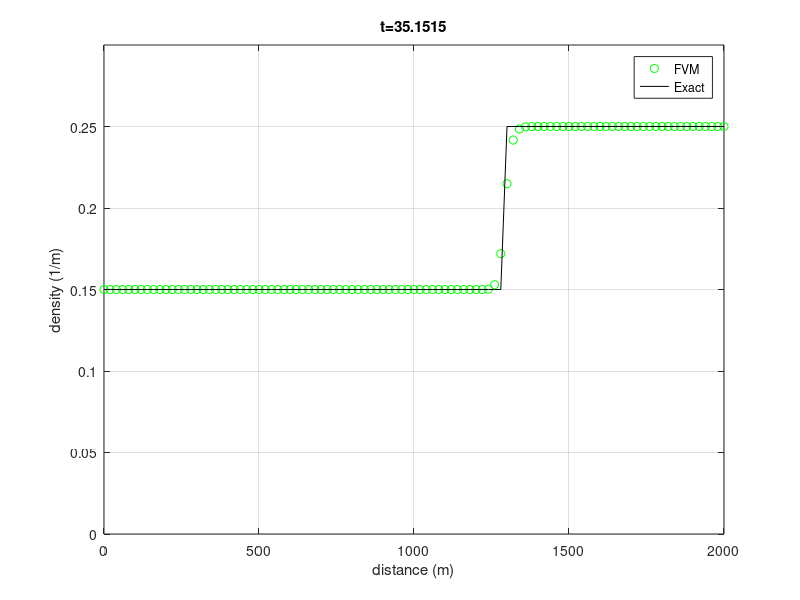

MATLAB code for this plot:
% Script: convect1d.m
clear all;

%set constants
v_max = 33; %m/s
p_max = 0.25; %1/m
p_L = 0.15;
p_R = 0.25;

% Set-up grid
xL = 0;
xR = 2000;
Nx = 100; % number of control volumes
x = linspace(xL,xR,Nx+1);
% Calculate midpoint values of x in each control volume
xmid = 0.5*(x(1:Nx) + x(2:Nx+1));

% Calculate cell size in control volumes (assumed equal)
dx = x(2) - x(1);
% Set shock velocity
a = ((1-p_L/p_max)*v_max*p_L - (1-p_R/p_max)*v_max*p_R)/(p_L-p_R);
% Set final time
tfinal = 35;
% Set timestep
CFL = 0.5;
dt = CFL*dx/v_max;
t=0;

% Set initial condition to Q0 = 0.15 1/m
P = 0.15*ones(size(xmid)); %1/m

%initialize size of exact solution array
P_Exact=zeros(size(P));

% Loop until t > tfinal
while (t < tfinal)
Pbc = [p_L, P, p_R]; % This enforces the bc
% Calculate the flux at each interface
%Pbc_avg = 0.5*(Pbc(1:Nx+1)+Pbc(2:Nx+2));
Q = (1-Pbc/p_max)*v_max.*Pbc;
% Calculate rhs in each cell
R = Q(3:Nx+2) - Q(2:Nx+1);
% Forward Euler step
P = P - (dt/dx)*R;

%calculate exact solution at this time step
    for i=1:length(P_Exact)
        if ((dx*(i-1/2))-2000)/t < a
            P_Exact(i) = p_L;
        else
            P_Exact(i) = p_R;
        end
    end
    
% Increment time
t = t + dt;

% Plot current solution
figure(1)
clf
plot(x,[P, P(Nx)],'go');
hold on;
plot(x,[P_Exact, P_Exact(Nx)],'k-');
axis([xL, xR, 0, 0.3]);
legend('FVM','Exact');
title(['t=',num2str(t)]);
ylabel('density (1/m)');
xlabel('distance (m)');
grid on;
drawnow;
hold off;
end
